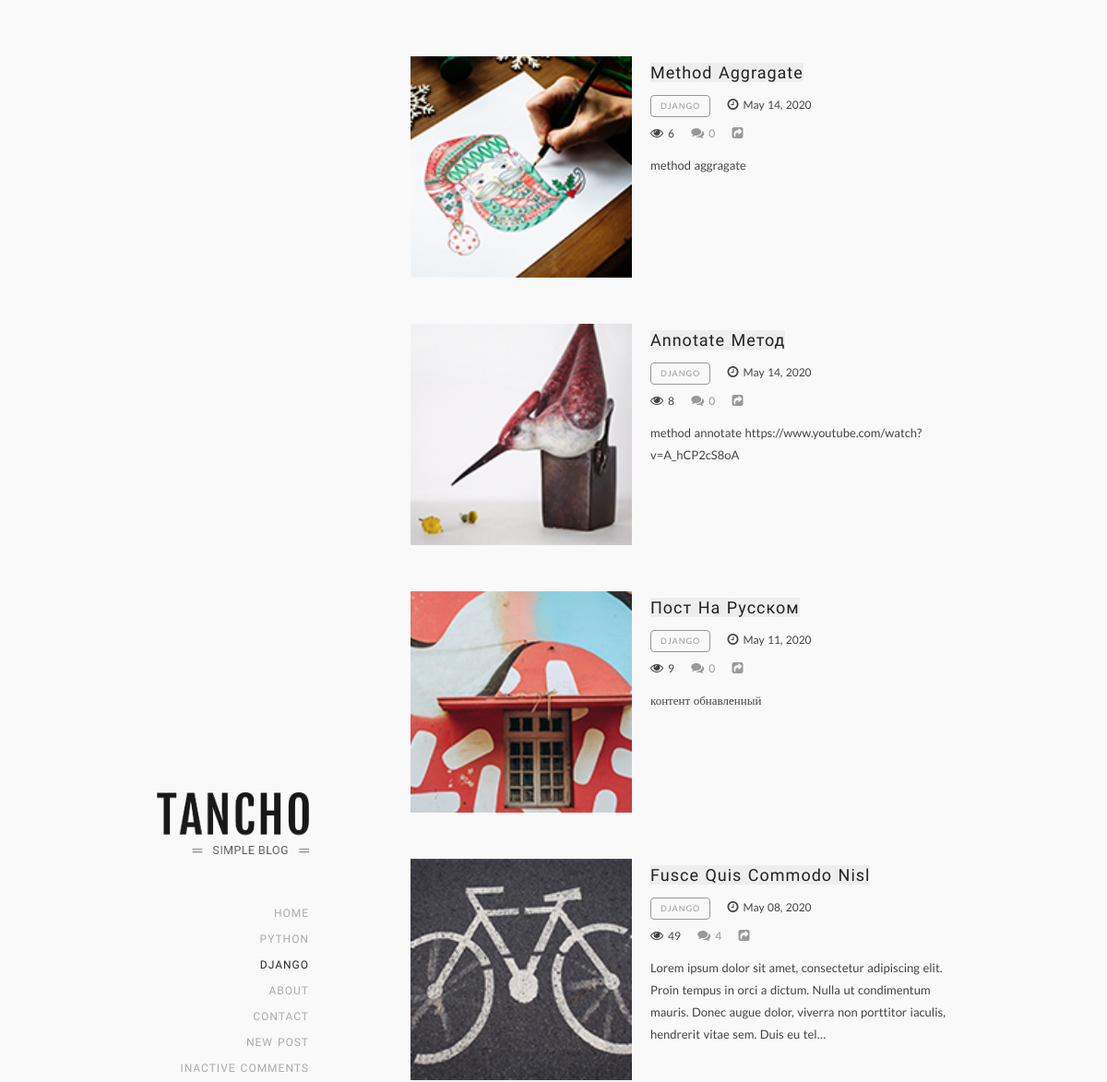
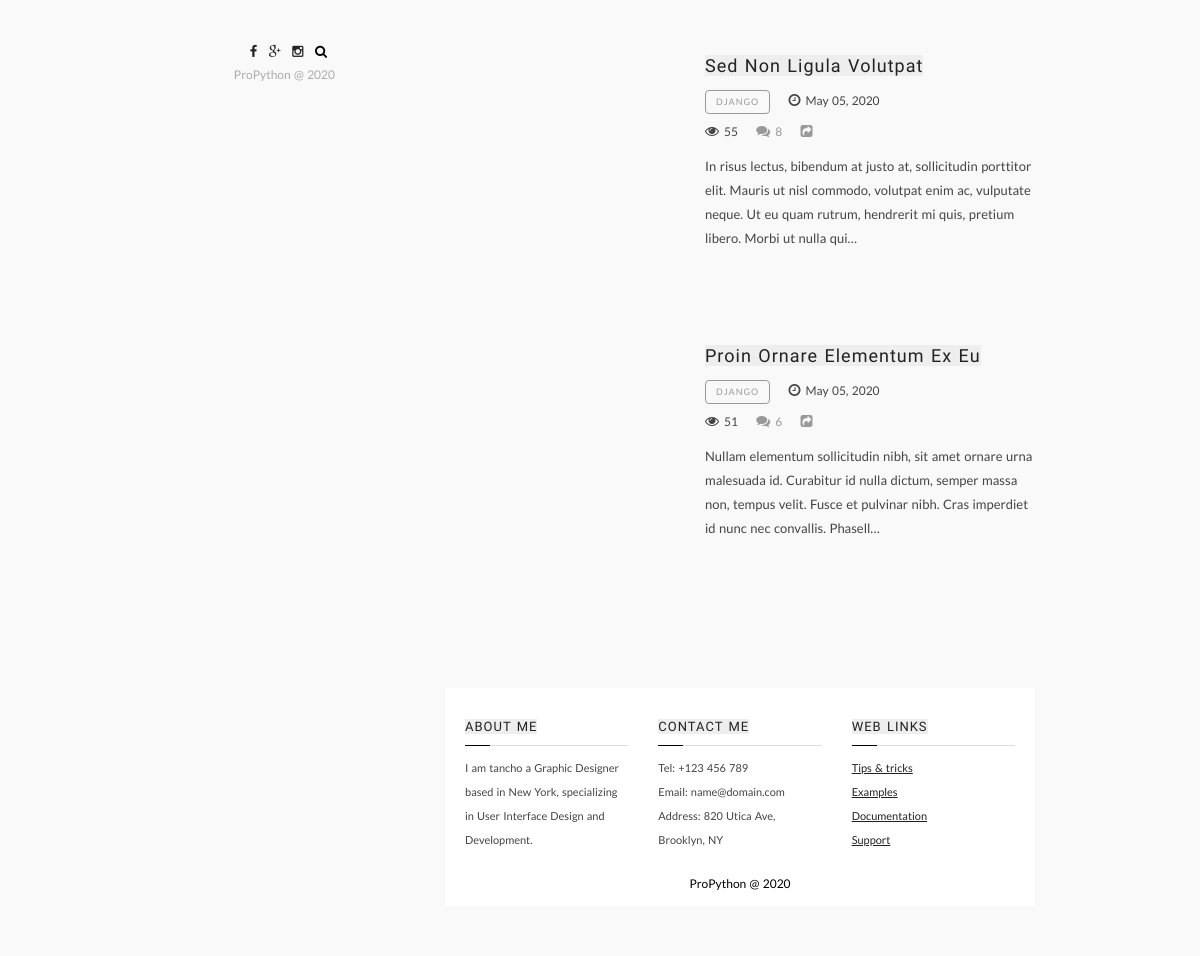
The app's page /posts/django/ (signed in) with its own data (2 pictures, top to bottom).
### posts/db/models.py (models this page shows, shortened)
class Post(models.Model):
    title = models.CharField(max_length=255)
    slug = models.SlugField(unique=True)
    author = models.ForeignKey(User, on_delete=models.CASCADE)
    category = models.ForeignKey(Category, on_delete=models.CASCADE)
    image = models.ImageField(default="default.jpg")
    content = models.TextField()
    views = models.IntegerField(default=0)
    updated = models.DateTimeField(auto_now=True)
    created = models.DateTimeField(auto_now_add=True)
    objects = PostManager()
    def get_absolute_url(self):
        return reverse("post-detail", kwargs={"slug": self.slug, "cat_slug": self.category.slug})

class Category(models.Model):
    title = models.CharField(max_length=255)
    slug = models.SlugField(unique=True)

### posts/views.py (the view)
# urls.py: path("posts/<str:cat_slug>/", CategoryListView.as_view(), name="category"),
class CategoryListView(ListView):
    model = Post
    template_name = "posts/index.html"
    context_object_name = "posts"
    paginate_by = 10
    def get_queryset(self):
        qs = Post.objects.filter(category__slug=self.kwargs['cat_slug']).order_by('-created')
        return qs

### comments/db/managers.py (called while the page is built)
    def active(self):
        return self.filter(is_active=True)

    def get_queryset(self, *args, **kwargs):
        return CommentQuerySet(self.model, using=self._db)

    def all(self):
        return self.get_queryset().active()

### posts/db/managers.py (called while the page is built)
    def get_queryset(self, *args, **kwargs):
        return PostQuerySet(self.model, using=self._db)

### templates/posts/index.html (shortened to what this page needs)
{% extends 'base.html' %}
{% load static %}
{% block content %}
<div class="posts-inner  list-layout">
    {% for post in posts %}
    <article class="post">
        <div class="post-media" style="background-image: url({{ post.image.url }})">
            <a href="{{ post.get_absolute_url }}">
            </a>
        </div>
        <div class="post-content">
            <div class="post-header">
                <h2 class="title">
                    <a href="{{ post.get_absolute_url }}">{{ post.title }}</a>
                </h2>
                <div class="post-details">
                    <div class="post-cat">
                        <a href="{% url 'category' cat_slug=post.category.slug %}">{{ post.category.title }}</a>
                    </div>
                    <span class="post-date"><span>{{ post.created|date:'F d, Y' }}</span></span>
                    <div class="post-details-child">
                        <span class="post-views">{{ post.views }}</span>
                        <a href="{{ post.get_absolute_url }}#comments" class="post-comments">{{ post.comment_set.all.count }}</a>
                        <div class="post-share-icon">
                        </div>
                    </div>
                </div>
            </div>
            <div class="the-excerpt">
                <p>{{ post.content|truncatechars:200 }}</p>
            </div>
        </div>
    </article>
    {% endfor %}
</div>
{% endblock content %}

### static_in_env/css/styles.css (style rules this page uses)
html { font-family: sans-serif; -ms-text-size-adjust: 100%; -webkit-text-size-adjust: 100%; }
article, aside, details, figcaption, figure, footer, header, hgroup, main, menu, nav, section, summary { display: block; }
a { color: #222222; background-color: transparent; }
a, input, textarea, button, select { outline: none; }
* { -webkit-box-sizing: border-box; -moz-box-sizing: border-box; box-sizing: border-box; }
h1, .h1, h2, .h2, h3, .h3, h4, .h4, h5, .h5, h6, .h6 { font-family: 'Crete Round', serif; color: #222222; font-weight: 400; line-height: 1.2em; margin-bottom: 20px; margin-top: 0; }
h1 > a, .h1 > a, h2 > a, .h2 > a, h3 > a, .h3 > a, h4 > a, .h4 > a, h5 > a, .h5 > a, h6 > a, .h6 > a { color: inherit; }
h2, .h2 { font-size: 30px; }
a { color: #222222; text-decoration: none; -webkit-transition: all 0.3s ease; -moz-transition: all 0.3s ease; -ms-transition: all 0.3s ease; -o-transition: all 0.3s ease; transition: all 0.3s ease; }
p { margin-top: 0; margin-bottom: 10px; }
body { margin: 0; padding: 60px 0 0; font-family: 'Lato', serif; font-size: 13px; background: #f9f9f9; color: #444444; overflow-x: hidden; line-height: 24px; word-spacing: 1px; }
.posts .list-layout .post-media { width: 240px; height: 240px; float: left; -webkit-background-size: cover; background-size: cover; background-repeat: no-repeat; background-position: center center; position: relative; opacity: 1; -webkit-transition: opacity 0.3s ease; -moz-transition: opacity 0.3s ease; -ms-transition: opacity 0.3s ease; -o-transition: opacity 0.3s ease; transition: opacity 0.3s ease; }
.posts .list-layout .post-media a { position: absolute; top: 0; left: 0; right: 0; bottom: 0; z-index: 9; }
.posts .list-layout .post-content { margin-left: 240px; padding-left: 20px; min-height: 240px; }
.posts .list-layout .title { font-size: 18px; text-align: left; padding-top: 5px; }
.posts .list-layout .post-details { text-align: left; margin-bottom: 10px; }
.posts .list-layout .the-excerpt { margin-top: 10px; }
.posts .list-layout article { padding-bottom: 0; margin-bottom: 50px; }
.posts .list-layout article:after { content: normal; }
.posts .list-layout article .title { padding-left: 0; padding-right: 0; }
.posts article { position: relative; margin-bottom: 70px; padding-bottom: 30px; }
.posts article:last-child { padding-bottom: 0; margin-bottom: 50px; }
.posts article:last-child:after { content: normal; }
.posts article:after { content: ''; display: inline-block; position: absolute; width: 40%; border-bottom: 1px solid #dddddd; bottom: 0; left: 50%; -webkit-transform: translateX(-50%); -moz-transform: translateX(-50%); transform: translateX(-50%); }
.posts article .title { padding-left: 20px; padding-right: 20px; }
.post { margin-bottom: 40px; }
.title { margin-top: 0; margin-bottom: 5px; line-height: 1.4em; color: #222222; font-size: 30px; letter-spacing: 1px; text-align: center; text-transform: capitalize; }
.title span, .title a { background-color: #eeeeee; }
.post-cat { text-transform: uppercase; letter-spacing: 1px; display: inline-block; font-size: 9px; }
.post-cat:after { content: ''; clear: both; display: block; }
.post-cat a { border-radius: 4px; display: inline-block; padding-left: 10px; padding-right: 10px; line-height: 22px; border: 1px solid #999999; }
.post-details { font-size: 12px; text-align: center; margin-bottom: 30px; margin-top: 10px; }
.post-details > *, .post-details .post-details-child > * { margin-right: 15px; }
.post-details .post-details-child { margin-top: 5px; }
.post-details .post-details-child > *:last-child { margin-right: 0; }
.post-details .post-date:before { content: '\f017'; font-family: FontAwesome; font-size: 14px; margin-right: 5px; }
.post-details .post-views:before { content: '\f06e'; font-family: FontAwesome; font-size: 14px; margin-right: 5px; }
.post-details .post-comments:before { content: '\f086'; font-family: FontAwesome; font-size: 14px; margin-right: 5px; }
.post-details .post-share-icon { display: inline-block; color: #999999; cursor: pointer; position: relative; }
.post-details .post-share-icon:before { content: '\f14d'; font-family: FontAwesome; font-size: 14px; margin-right: 5px; }
.post-details a { display: inline-block; color: #999999; }
.post-details a:after { margin-left: 5px; margin-right: 5px; }
.post-details a:last-child:after { content: normal; }
.the-excerpt { margin-top: 20px; }

### records on screen
Post: image (picture), title "Method Aggragate", category "DJANGO", created "May 14, 2020", views "6", comment_set.all.count "0", content "method aggragate"
Post: image (picture), title "Annotate Метод", category "DJANGO", created "May 14, 2020", views "8", comment_set.all.count "0", content "method annotate https://www.youtube.com/watch?v=A_hCP2cS8oA"
Post: image (picture), title "Пост На Русском", category "DJANGO", created "May 11, 2020", views "9", comment_set.all.count "0", content "контент обнавленный"
Post: image (picture), title "Fusce Quis Commodo Nisl", category "DJANGO", created "May 08, 2020", views "49", comment_set.all.count "4", content "Lorem ipsum dolor sit amet, consectetur adipiscing elit. Proin tempus in orci a dictum. Nulla ut condimentum mauris. Donec augue dolor, viverra non porttitor iaculis, hendrerit vitae sem. Duis eu tel…"
Post: title "Sed Non Ligula Volutpat", category "DJANGO", created "May 05, 2020", views "55", comment_set.all.count "8", content "In risus lectus, bibendum at justo at, sollicitudin porttitor elit. Mauris ut nisl commodo, volutpat enim ac, vulputate neque. Ut eu quam rutrum, hendrerit mi quis, pretium libero. Morbi ut nulla qui…"
Post: title "Proin Ornare Elementum Ex Eu", category "DJANGO", created "May 05, 2020", views "51", comment_set.all.count "6", content "Nullam elementum sollicitudin nibh, sit amet ornare urna malesuada id. Curabitur id nulla dictum, semper massa non, tempus velit. Fusce et pulvinar nibh. Cras imperdiet id nunc nec convallis. Phasell…"
